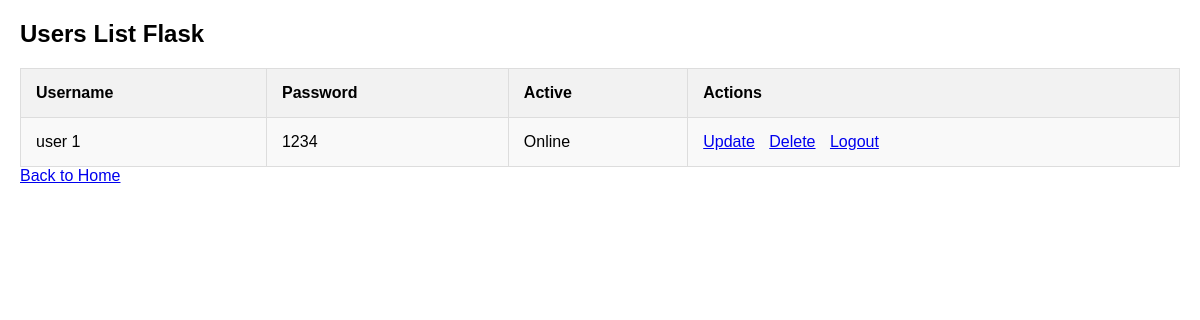
/users, run on an earlier commit of the app's database.
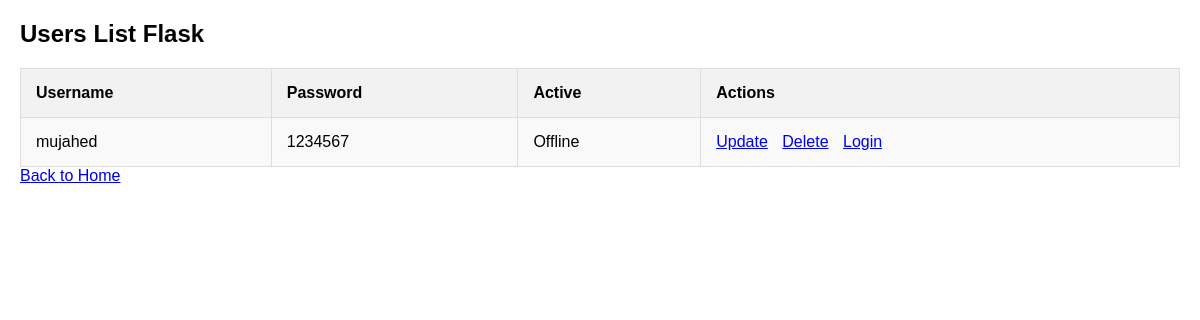
And on a later commit of the database.
### models.py (models this page shows, shortened)
class User(db.Model):
    id = db.Column(db.Integer, primary_key=True)
    username = db.Column(db.String(80), unique=True, nullable=False)
    password = db.Column(db.String(120), nullable=False)
    active = db.Column(db.Boolean, default=True)

### crud.py (the view)
@app.route('/users')
def get_users():
    users = User.query.all()
    return render_template('user_list.html', users=users)

### templates/user_list.html (shortened to what this page needs)
<!DOCTYPE html>
<html>
<head>
</head>
<body>
    <h2>Users List Flask</h2>
    <table >
        <tr>
            <th>Username</th>
            <th>Password</th>
            <th>Active</th>
            <th>Actions</th>
        </tr>
        {% for user in users %}
        <tr>
            <td>{{ user.username }}</td>
            <td>{{ user.password }}</td>
            <td>{{ 'Online' if user.active else 'Offline' }}</td>
            <td>
                <a href="{{ url_for('update_user', id=user.id) }}">Update</a>
                <a href="{{ url_for('delete_user', id=user.id) }}">Delete</a>
                {% if user.active %}
                <a href="{{ url_for('logout', id=user.id) }}">Logout</a>
                {% else %}
                <a href="{{ url_for('login') }}">Login</a>
                {% endif %}
            </td>
        </tr>
        {% endfor %}
    </table>
    <a href="{{ url_for('home') }}">Back to Home</a>
</body>
</html>

### templates/user_list.html (style rules this page uses)
body { font-family: Arial, sans-serif; margin: 20px; }
table { width: 100%; border-collapse: collapse; margin-top: 20px; }
th, td { border: 1px solid #dddddd; text-align: left; padding: 15px; }
th { background-color: #f2f2f2; }
tr:nth-child(even) { background-color: #f9f9f9; }
a { margin-right: 10px; }

What changed in the data, as far as the page shows it:
removed User: username "user 1", password "1234", active "Online"
added User: username "mujahed", password "1234567", active "Offline"
